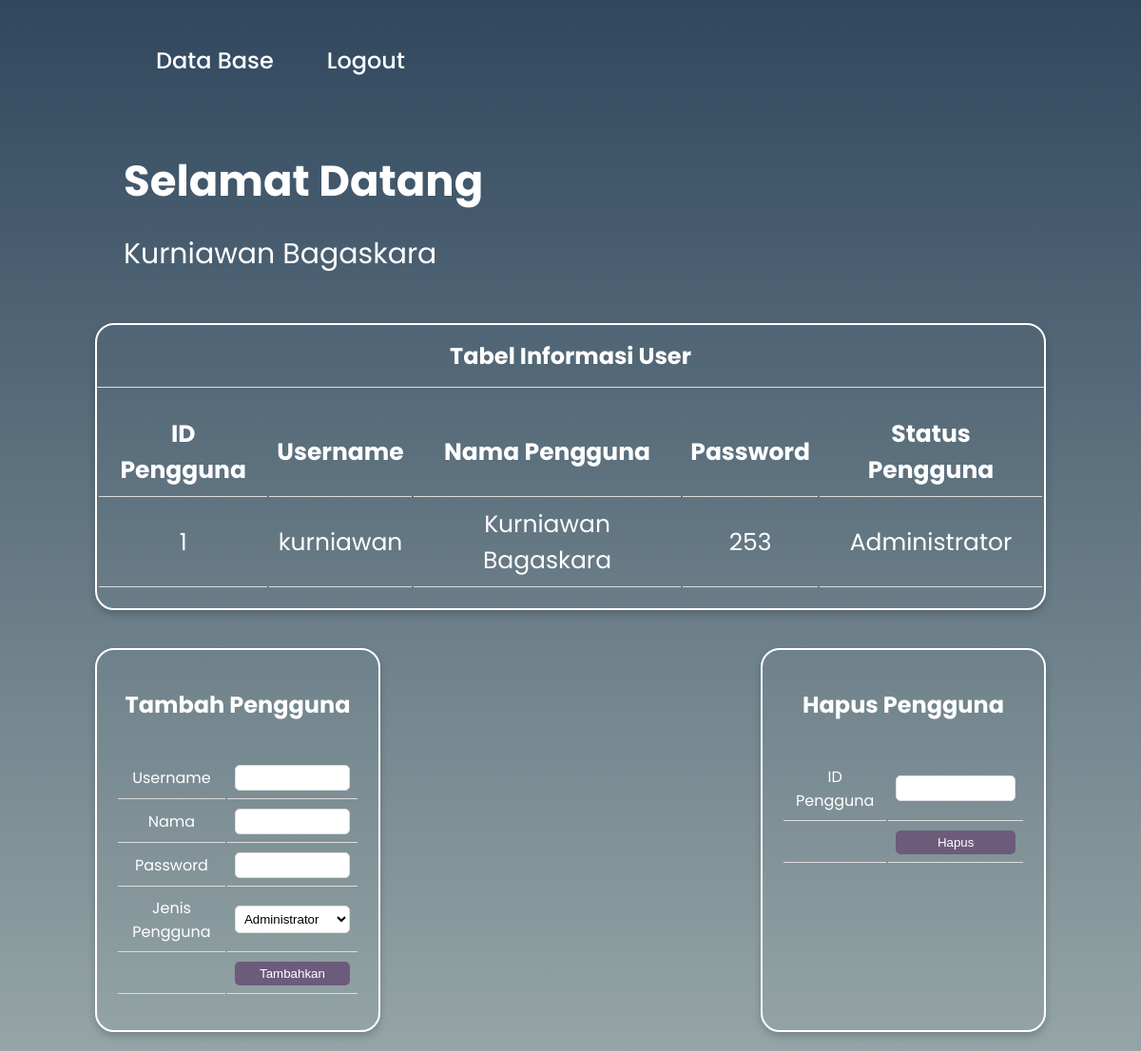
Screenshot of /UAS/indexUAS.php?menu=pengguna (signed in) with the database file from the repository.
### tables this page shows
CREATE TABLE `user` (
  `id_user` int(3) NOT NULL,
  `password` int(4) NOT NULL,
  `nama` varchar(100) NOT NULL,
  `username` varchar(50) NOT NULL,
  `status` varchar(20) NOT NULL
);

### UAS/menuUAS.php (the view, shortened to what this page needs)
<!DOCTYPE html>
<html lang="en">
    <head>
    </head>
    <body>
        <header class="navbar-container">
            <nav class='nav-list'>
                <ul class='navbar-item'>
                    <li><a href="indexUAS.php?menu=pengguna">Data Base</a></li>
                    <li><a href="logoutUAS.php">Logout</a></li>
                </ul>
            </nav>
        </header>
        <div class="jumbotron">
            <h2>Selamat Datang</h2>
            <p><?php echo $nama; ?></p>
        </div>
        <?php
            if (isset($_GET['menu'])) {
                $menu = $_GET['menu'];
                if ($menu == 'pengguna') {
                    $query_user = "SELECT * FROM user";
                    $hasil_user = mysqli_query($koneksi, $query_user);
                    echo "<div class='table_container'><h2>Tabel Informasi User</h2>";
                    if (mysqli_num_rows($hasil_user) > 0) {
                        echo "<table class='table_user'>";
                        echo "<tr><th>ID Pengguna</th><th>Username</th><th>Nama Pengguna</th><th>Password</th><th>Status Pengguna</th></tr>";
                        while ($row = mysqli_fetch_assoc($hasil_user)) {
                            echo "<tr>";
                            echo "<td>" . $row['id_user'] . "</td>";
                            echo "<td>" . $row['username'] . "</td>";
                            echo "<td>" . $row['nama'] . "</td>";
                            echo "<td>" . $row['password'] . "</td>";
                            echo "<td>" . $row['status'] . "</td>";
                            echo "</tr>";
                        }
                        echo "</table></div>";
                    } else {
                        echo "Tidak ada data transaksi.";
                    }
                    echo "<div class='anti-jumbotron'>";
                    echo "<div class='card'>";
                    echo "<h2>Tambah Pengguna</h2>";
                    echo "<form class='user_form' action='tambahUAS.php' method='POST'>";
                    echo "<table>";
                    echo "<tr><td>Username</td><td><input type='text' name='username'></td></tr>";
                    echo "<tr><td>Nama</td><td><input type='text' name='nama'></td></tr>";
                    echo "<tr><td>Password</td><td><input type='password' name='password'></td></tr>";
                    echo "<tr><td>Jenis Pengguna</td><td>
                          <select name='jenis_pengguna'>
                              <option value='Administrator'>Administrator</option>
                          </select>
                      </td></tr>";
                    echo "<tr><td></td><td><input type='submit' value='Tambahkan'></td></tr>";
                    echo "</table>";
                    echo "</form>";
                    echo "</div>";
                    echo "<div class='card'>";
                    echo "<h2>Hapus Pengguna</h2>";
                    echo "<form class='user_form' action='hapusUAS.php' method='POST'>";
                    echo "<table>";
                    echo "<tr><td>ID Pengguna</td><td><input type='text' name='id' ></td></tr>";
                    echo "<tr><td></td><td><input type='submit' value='Hapus'></td></tr>";
                    echo "</table>";
                    echo "</form>";
                    echo "</div>";
                    echo "</div>";
                }
            }
        ?>
    </body>
</html>

### UAS/indexUAS.php (style rules this page uses)
* { box-sizing: border-box; color: #fff; }
body { margin: 0; padding: 0; font-family: 'Poppins', sans-serif; background: linear-gradient(#30475e , #95a5a6 ); }
header.navbar-container { width: 100%; margin-inline: auto; display: flex; flex-direction: row; justify-content: space-between; align-items: center; padding: 30px 100px; z-index: 10000; }
header.navbar-container .nav-list ul { flex-wrap: wrap; display: flex; gap: 0.5rem; }
header.navbar-container .nav-list li { list-style-type: none; }
header.navbar-container .nav-list li a { text-decoration: none; font-size: 1.5rem; font-weight: 500; padding: .5rem 1.5rem; border-radius: 800px; transition: all .2s ease-in-out; }
th, td { text-align: center; align-items: center; padding: 8px; text-align: center; border-bottom: 1px solid #ddd; }
.table_container { margin: 20px 100px; border-radius: 20px; border: 2px solid; box-shadow: 0 4px 8px 0 rgba(0, 0, 0, 0.2); }
.table_container h2 { text-align: center; margin: 15px 0 15px 0px; }
.jumbotron { display: flex; flex-direction: column; align-items: left; padding: 20px; margin-left: 100px; margin-right: 100px; font-size: 30px; }
.jumbotron h2, p { margin: 10px; }
body .anti-jumbotron { display: flex; flex-direction: row; justify-content: space-between; gap: 1rem 2rem; padding: 20px 100px; }
body .anti-jumbotron .card { display: flex; flex-direction: column; align-items: center; width: 30%; gap: 1rem; box-shadow: 0 4px 8px 0 rgba(0, 0, 0, 0.2); border: 2px solid; border-radius: 20px; padding: 20px; }

### UAS/menuUAS.php (style rules this page uses)
.table_user { border-top: 1px solid #ddd; color: transparent !important; display: flex; flex-direction: column; align-items: center; text-align: center; font-size: 25px; padding: 20px 0px; width: 100%; }
.user_form input[type="text"], .user_form input[type="password"], .user_form select { width: 100%; color: #000; background-color: #fff; padding: 5px; border-radius: 5px; border: 1px solid #ddd; }
.user_form input[type="submit"] { border-bottom: none; width: 100%; color: #fff; background-color: #6C5B7B; padding: 5px 10px; border-radius: 5px; border: none; cursor: pointer; }

### rows the page displays
user: id_user "1", username "kurniawan", nama "Kurniawan Bagaskara", password "253", status "Administrator"

### other values shown
$nama "Kurniawan Bagaskara"
